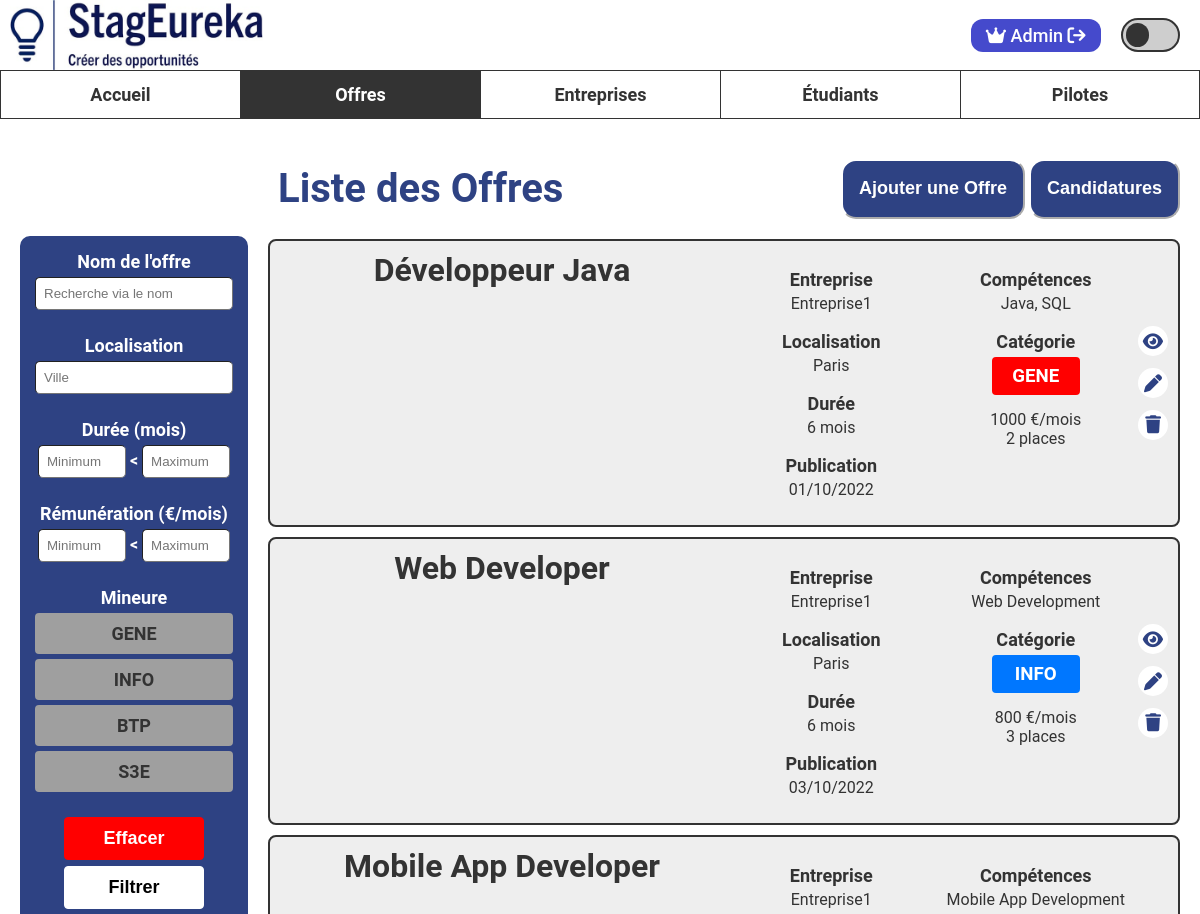
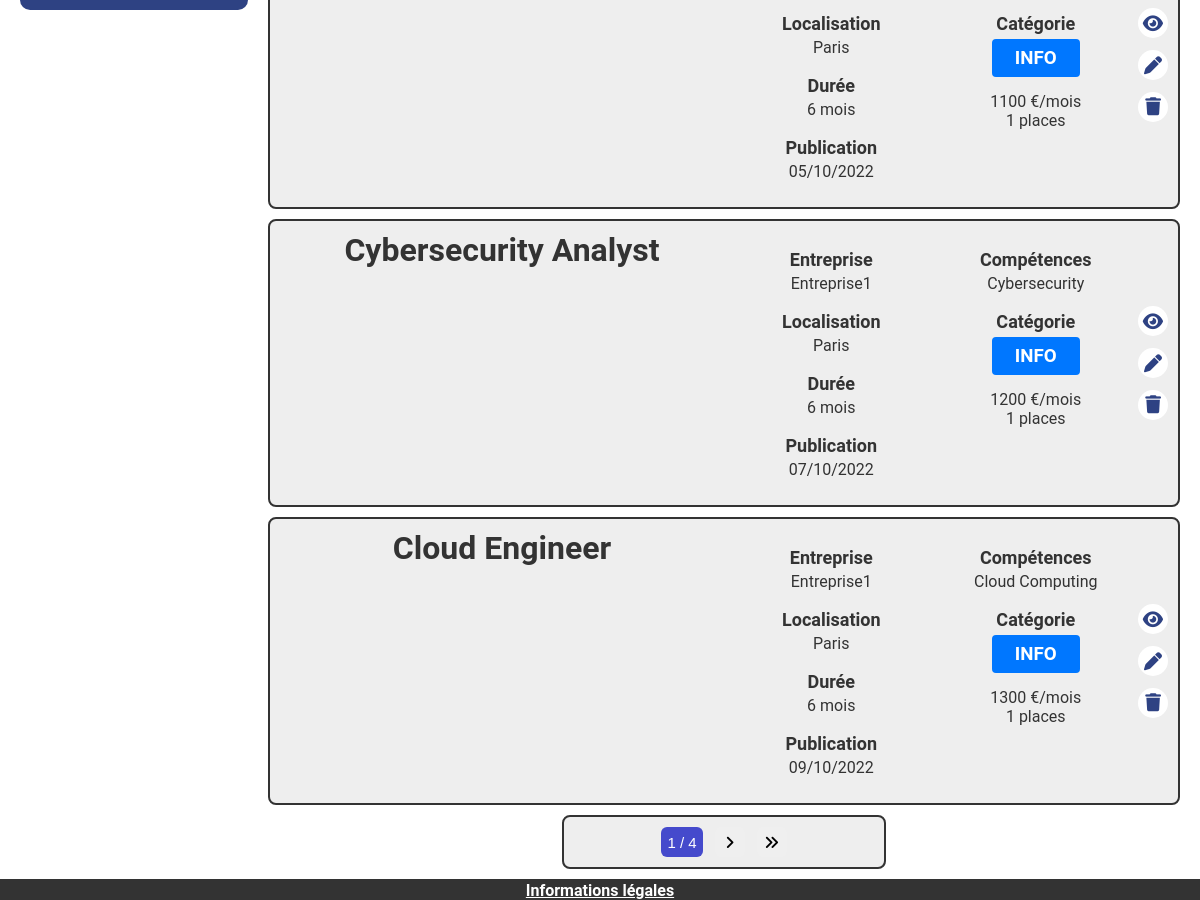
Page /www/offre/liste (signed in) on the committed database (2 pictures, top to bottom).
### tables this page shows
CREATE TABLE InternshipOffer(
   idInternshipOffer INT NOT NULL AUTO_INCREMENT,
   skills VARCHAR(258) NOT NULL,
   title VARCHAR(50) NOT NULL,
   description TEXT NOT NULL,
   remuneration FLOAT NOT NULL,
   offerDate DATE NOT NULL,
   numberOfPlaces INT NOT NULL,
   duration INT NOT NULL,
   minor VARCHAR(4) NOT NULL,
 
 
 
 
   pictureURL TEXT NOT NULL DEFAULT "",
   idAddress INT NOT NULL,
   idCompany INT NOT NULL,
   PRIMARY KEY(idInternshipOffer),
   FOREIGN KEY(idAddress) REFERENCES Address(idAddress),
   FOREIGN KEY(idCompany) REFERENCES Company(idCompany)
);

CREATE TABLE Company (
   idCompany INT NOT NULL AUTO_INCREMENT,
   nameCompany VARCHAR(50) NOT NULL,
   activityAera VARCHAR(50) NOT NULL,
   applicationAmount INT NOT NULL DEFAULT 0,
   visible TINYINT(1) NOT NULL DEFAULT 1,
   PRIMARY KEY(idCompany)
);

CREATE TABLE City(
   idCity INT NOT NULL AUTO_INCREMENT,
   cityName VARCHAR(50),
   addressCode VARCHAR(10),
   PRIMARY KEY(idCity)
);

CREATE TABLE Address(
   idAddress INT NOT NULL AUTO_INCREMENT,
   streetNumber INT NOT NULL,
   streetName VARCHAR(50) NOT NULL,
   idCity INT NOT NULL,
   PRIMARY KEY(idAddress),
   FOREIGN KEY(idCity) REFERENCES City(idCity)
);

### www/modele/offre_modele.php (called while the page is built, shortened)
<?php
require_once "entreprise_modele.php";
require_once "adresse_modele.php";
class Offre {
    public function __construct(
        int $id,
        string $titre,
        string $description,
        string $competences,
        float $remuneration,
        int $places,
        int $duree,
        string $mineure,
        string $urlImage,
        DateTime $dateDebut,
        Adresse $adresse,
        Entreprise $entreprise
    ) {
        $this->id = $id;
        $this->titre = $titre;
        $this->competences = $competences;
        $this->remuneration = $remuneration;
        $this->places = $places;
        $this->duree = $duree;
        $this->mineure = $mineure;
        $this->dateDebut = $dateDebut;
        $this->adresse = $adresse;
        $this->entreprise = $entreprise;
    }
}
function getOffresFiltre(
    string $nomOffre,
    string $ville,
    int $dureeMin,
    int $dureeMax,
    int $remunerationMin,
    int $remunerationMax,
    bool $wishlist,
    bool $gene,
    bool $info,
    bool $btp,
    bool $s3e,
    int $idEtudiant=-1
) : array {
    $pdo = connexionBDD();
    $filtres = [];
    $sql = "SELECT * FROM InternshipOffer intern
    JOIN Company comp ON intern.idCompany = comp.idCompany
    JOIN Address a ON intern.idAddress = a.idAddress
    JOIN City c ON a.idCity = c.idCity
    WHERE 1";
    $requete = $pdo->prepare($sql);
    $requete->execute($filtres);
    $reponseBdd = $requete->fetchAll(PDO::FETCH_ASSOC);
    $offres = [];
    foreach ($reponseBdd as $offre) {
        try {
            $dateDebut = new DateTime($offre["offerDate"]);
        } catch (Exception $e) {
            continue;
        }
        $mineure = $offre["minor"];
        $adresse = getAdresse($offre["idAddress"]);
        $entreprise = getEntreprise($offre["idCompany"], false);
        $offres[] =  new Offre(
            $offre["idInternshipOffer"],
            $offre["title"],
            $offre["description"],
            $offre["skills"],
            $offre["remuneration"],
            $offre["numberOfPlaces"],
            $offre["duration"],
            $mineure,
            $offre["pictureURL"],
            $dateDebut,
            $adresse,
            $entreprise
        );
    }
    return $offres;
}

### www/modele/adresse_modele.php (called while the page is built, shortened)
<?php
class Adresse {
    public function __construct(int $id, int $numero, string $rue, string $ville, string $codePostal) {
        $this->ville = $ville;
    }
}
function getAdresse(int $id): ?Adresse {
    $pdo = connexionBDD();
    $requete = $pdo->prepare(
        "SELECT a.idAddress, a.streetNumber, a.streetName, c.cityName, c.addressCode
        FROM Address a
        JOIN City c ON (a.idCity = c.idCity)"
    );
    $requete->execute([]);
    $adresse = $requete->fetch();
    return new Adresse(
        $adresse["idAddress"],
        $adresse["streetNumber"],
        $adresse["streetName"],
        $adresse["cityName"],
        $adresse["addressCode"]
    );
}
function getAdressesEntreprise(int $idEntreprise): ?array {
    $pdo = connexionBDD();
    $requete = $pdo->prepare(
        "SELECT a.idAddress, a.streetNumber, a.streetName, city.cityName, city.addressCode
        FROM Company company
        JOIN is_settle s ON (company.idCompany = s.idCompany)
        JOIN Address a ON (s.idAddress = a.idAddress)
        JOIN City city ON (a.idCity = city.idCity)
        WHERE company.idCompany = :idEntreprise"
    );
    $requete->execute([
        ":idEntreprise" => $idEntreprise
    ]);
    $reponseBdd = $requete->fetchAll(PDO::FETCH_ASSOC);
    $adresses = [];
    foreach ($reponseBdd as $adresse) {
        $adresses[] = new Adresse(
            $adresse["idAddress"],
            $adresse["streetNumber"],
            $adresse["streetName"],
            $adresse["cityName"],
            $adresse["addressCode"]
        );
    }
    return $adresses;
}

### www/modele/entreprise_modele.php (called while the page is built, shortened)
<?php
require_once "adresse_modele.php";
class Entreprise {
    public function __construct(int $id, string $nom, string $activite, int $nbCandidats, bool $visible, float $noteEtudiants, float $notePilotes, array $adresses) {
        $this->nom = $nom;
    }
}
function getEntreprise(int $idEntreprise, bool $cacherInvisible): ?Entreprise {
    $pdo = connexionBDD();
    $sql = "SELECT * FROM Company WHERE idCompany = :idEntreprise";
    $requete = $pdo->prepare($sql);
    $requete->execute([
        ":idEntreprise" => $idEntreprise
    ]);
    $reponseBdd = $requete->fetch(PDO::FETCH_ASSOC);
    $entreprise = new Entreprise(
        $reponseBdd["idCompany"],
        $reponseBdd["nameCompany"],
        $reponseBdd["activityAera"],
        $reponseBdd["applicationAmount"],
        $reponseBdd["visible"],
        getMoyenneNotesEntreprise($reponseBdd["idCompany"], "ETUDIANT"),
        getMoyenneNotesEntreprise($reponseBdd["idCompany"], "PILOTE"),
        getAdressesEntreprise($reponseBdd["idCompany"])
    );
    return $entreprise;
}

### www/outils.php (called while the page is built, shortened)
<?php
function estAdmin(): bool {
    return isset($_SESSION["id"]) && isset($_SESSION["typeUtilisateur"]) && $_SESSION["typeUtilisateur"] == "ADMINISTRATEUR";
}

### www/vue/php/offre/liste_offres_vue.php (the view, shortened to what this page needs)
<?php
include_once "outils.php";
?>
<main class="main-affichage" id="main-liste-offres">
    <form action="<?= ADRESSE_SITE ?>/offre/liste" method="post" id="form-filtres">
        <div class="block-recherche" id="block-recherche-offres">
            <div class="barres-recherche">
                <div>
                    <div class="element-recherche">
                        <label for="filtre-nom-offre">Nom de l'offre</label>
                        <input type="text" placeholder="Recherche via le nom" class="case-recherche" id="filtre-nom-offre" name="nomOffre" value="<?= isset($_POST["nomOffre"]) ? $_POST["nomOffre"] : "" ?>">
                    </div>
                    <div class="element-recherche" id="localisation-recherche">
                        <h3>Localisation</h3>
                        <div id="conteneur-localisation-filtre">
                            <input type="text" placeholder="Ville" class="case-recherche" id="filtre-localisation-ville" name="ville" value="<?= isset($_POST["ville"]) ? $_POST["ville"] : "" ?>">
                        </div>
                    </div>
                </div>
                <div>
                    <div class="element-recherche" id="duree-recherche">
                        <h3>Durée (mois)</h3>
                        <div id="conteneur-duree-filtre">
                            <input type="number" class="case-court" placeholder="Minimum" name="dureeMin" value="<?= isset($_POST["dureeMin"]) ? $_POST["dureeMin"] : "" ?>">
                            &lt;
                            <input type="number" class="case-court" placeholder="Maximum" name="dureeMax" value="<?= isset($_POST["dureeMax"]) ? $_POST["dureeMax"] : "" ?>">
                        </div>
                    </div>
                    <div class="element-recherche" id="remuneration-recherche">
                        <h3>Rémunération (€/mois)</h3>
                        <div id="conteneur-remuneration-filtre">
                            <input type="number" class="case-court" placeholder="Minimum" name="remunerationMin" value="<?= isset($_POST["remunerationMin"]) ? $_POST["remunerationMin"] : "" ?>">
                            &lt;
                            <input type="number" class="case-court" placeholder="Maximum" name="remunerationMax" value="<?= isset($_POST["remunerationMax"]) ? $_POST["remunerationMax"] : "" ?>">
                        </div>
                    </div>
                </div>
            </div>
            <div class="mineures-recherche">
                <div class="element-recherche" id="options">
                    <h3>Mineure</h3>
                    <div id="block-mineure">
                        <label class="label-mineure label-gene" for="gene">GENE</label>
                        <label class="label-mineure label-info" for="info">INFO</label>
                        <label class="label-mineure label-btp" for="btp">BTP</label>
                        <label class="label-mineure label-s3e" for="s3e">S3E</label>
                    </div>
                </div>
            </div>
            <button type="reset" class="bouton-filtrage">Effacer</button>
            <button type="submit" class="bouton-filtrage">Filtrer</button>
        </div>
        <?php
        $nbResultats = count($offres);
        $nbPages = ceil($nbResultats / NB_RESULTATS_PAGE);
        $page = isset($_POST["page"]) ? intval($_POST["page"]) : 1;
        ?>
    </form>
    <div class="affichage-cartes">
        <div class="haut-page-liste-resultats">
            <h1 id="haut-h1">Liste des Offres</h1>
            <div>
                <button id="haut-bouton" onclick="location.href='<?= ADRESSE_SITE ?>/offre/creer'">Ajouter une Offre</button>
                <button id="haut-bouton" onclick="location.href='<?= ADRESSE_SITE ?>/candidature/liste'">Candidatures</button>
            </div>
        </div>
        <div id="selection-entreprise">
            <?php for ($i = ($page - 1) * NB_RESULTATS_PAGE; $i < min(count($offres), $page * NB_RESULTATS_PAGE); $i++) { ?>
                <?php $offre = $offres[$i] ?>
                <div class="carte carte-offre" id="carte-offre-<?= $offre->id ?>">
                    <div class="info-carte">
                        <div class="element-partition titre-image-offre">
                            <div class="nom-offre-titre"><?= $offre->titre ?></div>
                        </div>
                        <div class="contenu-offre">
                            <div class="element-partition">
                                <div class="element-carte">
                                    <p class="element-carte-titre">Entreprise</p>
                                    <p class="element-carte-valeur"><?= $offre->entreprise->nom ?></p>
                                </div>
                                <div class="element-carte">
                                    <p class="element-carte-titre">Localisation</p>
                                    <p class="element-carte-valeur"><?= $offre->adresse->ville ?></p>
                                </div>
                                <div class="element-carte">
                                    <p class="element-carte-titre">Durée</p>
                                    <p class="element-carte-valeur"><?= $offre->duree ?> mois</p>
                                </div>
                                <div class="element-carte">
                                    <p class="element-carte-titre">Publication</p>
                                    <p class="element-carte-valeur"><?= $offre->dateDebut->format("d/m/Y") ?></p>
                                </div>
                            </div>
                            <div class="element-partition">
                                <div class="element-carte">
                                    <p class="element-carte-titre">Compétences</p>
                                    <p class="element-carte-valeur"><?= $offre->competences ?></p>
                                </div>
                                <div class="element-carte">
                                    <p class="element-carte-titre">Catégorie</p>
                                    <div class="carte-mineure-offre">
                                        <h3 class="label-mineure label-mineure-offre carte-<?= strtolower($offre->mineure) ?>"><?= $offre->mineure ?></h3>
                                    </div>
                                </div>
                                <div class="element-carte">
                                    <p class="element-carte-valeur"><?= $offre->remuneration ?> €/mois<br><?= $offre->places ?> places</p>
                                </div>
                            </div>
                            <div class="boutons-carte">
                                <button class="bouton-carte" title="Lire" onclick="location.href='<?= ADRESSE_SITE ?>/offre/lire/<?= $offre->id ?>'">
                                    <i class="fa-solid fa-eye"></i>
                                </button>
                                <?php if (estAdmin() || estPilote()) { ?>
                                    <button class="bouton-carte" title="Modifier" onclick="location.href='<?= ADRESSE_SITE ?>/offre/modifier/<?= $offre->id ?>'">
                                        <i class="fa-solid fa-pen"></i>
                                    </button>
                                    <button class="bouton-carte" title="Supprimer" onclick="location.href='<?= ADRESSE_SITE ?>/offre/supprimer/<?= $offre->id ?>'">
                                        <i class="fa-solid fa-trash"></i>
                                    </button>
                                <?php } ?>
                            </div>
                        </div>
                    </div>
                </div>
            <?php } ?>
            <div class="conteneur-pagination-cartes">
                <div class="pagination-cartes" id="pagination">
                    <button class="bouton-nav" title="Page actuelle" id="pagination-numero-actuel" hidden><?= $page ?> / <?= $nbPages ?></button>
                    <button class="bouton-nav" title="Page suivante" id="pagination-suivant" hidden><i class="fa-solid fa-angle-right"></i></button>
                    <button class="bouton-nav" title="Page fin" id="pagination-fin" hidden><i class="fa-solid fa-angles-right"></i></button>
                </div>
            </div>
        </div>
    </div>
</main>
<?php
include "vue/php/mise_en_page_vue.php";
?>

### rows in the picture
internshipoffer: title "Développeur Java", duration "6", skills "Java, SQL", minor "GENE", remuneration "1000", numberOfPlaces "2"
company: nameCompany "Entreprise1"
city: cityName "Paris"
internshipoffer: title "Web Developer", idCompany.nameCompany "Entreprise1", duration "6", format "03/10/2022", skills "Web Development", minor "INFO", remuneration "800", numberOfPlaces "3"
internshipoffer: title "Mobile App Developer", duration "6", skills "Mobile App Development", minor "INFO", remuneration "1100"
address: idAddress "1"
internshipoffer: title "Cybersecurity Analyst", idCompany.nameCompany "Entreprise1", duration "6", format "07/10/2022", skills "Cybersecurity", minor "INFO", remuneration "1200", idAddress.idAddress "1"
internshipoffer: title "Cloud Engineer", idCompany.nameCompany "Entreprise1", duration "6", format "09/10/2022", skills "Cloud Computing", minor "INFO", remuneration "1300", idAddress.idAddress "1"

### other values in the picture
$_SESSION["prenom"] "Admin"
$offre->dateDebut->format("d/m/Y") "01/10/2022"
$offre->dateDebut->format("d/m/Y") "05/10/2022"
$page "1"
$nbPages "4"
